Frame 1 (no input): blank canvas, image omitted
Frame 60 (the mouse pressed at the canvas centre just before this capture): blank canvas, image omitted
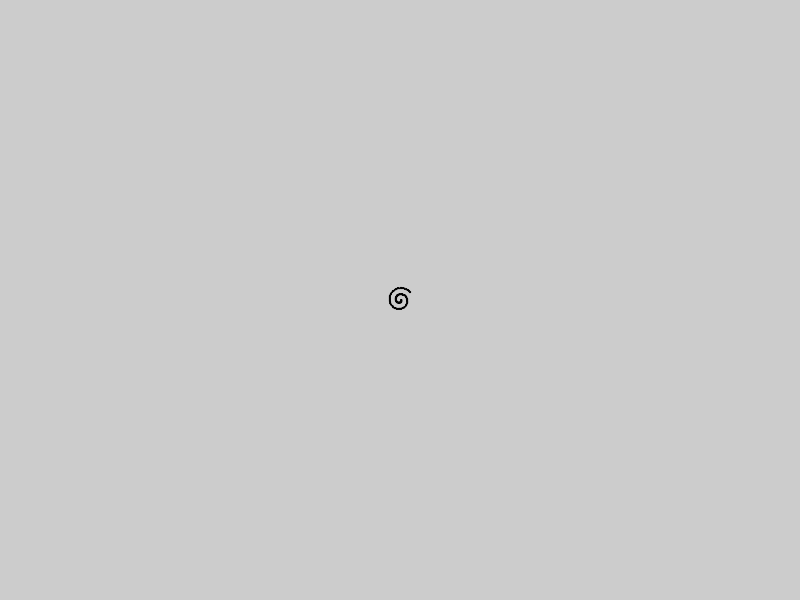
Frame 120 (the mouse held since frame 60 and released just before this capture)

The Processing sketch whose frames 1 and 60 were blank and that drew this single picture after the mouse press (run headless with seeded random() and noise(); from frame 60 on, the mouse is pressed at the canvas centre):

// Processing sketch: spiral
// ── spiral.pde
float r = 1;
float a = 0.0;

void setup() {
  size(800, 600);
} 

void draw() {
  translate(width / 2, height / 2);
  float x = r * cos(a);
  float y = r * sin(a);
  ellipse(x, y, 1, 1);
  r += 0.1;
  a += 0.1;
}
